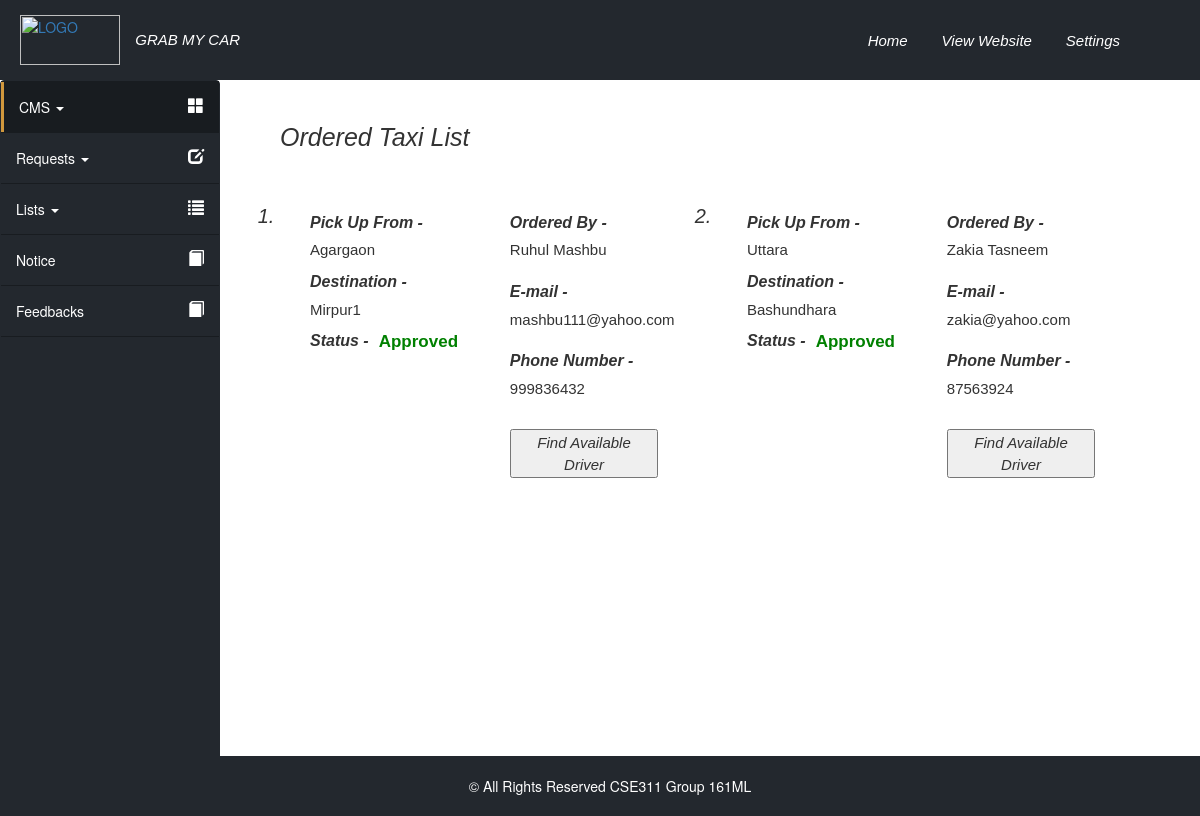
Screenshot of /index.php/admin/ordered_taxi with the database file from the repository.
### tables this page shows
CREATE TABLE IF NOT EXISTS `ordered_cab` (
  `key_id` int(11) NOT NULL,
  `member_id` int(11) NOT NULL,
  `starting_point` text NOT NULL,
  `destination` text NOT NULL,
  `email` text NOT NULL,
  `f_name` text NOT NULL,
  `l_name` text NOT NULL,
  `phone` text NOT NULL,
  `status` text NOT NULL
);

### application/controllers/Admin.php (called while the page is built, shortened)
<?php
class Admin extends CI_Controller {
	public function __construct()
	{
		$this->load->model('cms_model',"cms_m");
		$this->load->model('admin_model',"admin_m");
	}
	public function ordered_taxi()
	{
		$data['admin_content_view_name']='admin/lists/ordered-taxi';
		$this->load->view('admin/lists/admin_structure', $data);
	}
}

### index.php (called while the page is built, shortened)
<?php
require_once BASEPATH.'core/CodeIgniter.php';

### application/models/admin_model.php (called while the page is built, shortened)
<?php
class admin_model extends CI_Model {
       public function get_all_ordered_cab()
       {
            $query = $this->db->get('ordered_cab');
            return $query->result();
       }
}

### application/views/admin/lists/ordered-taxi.php (the view, shortened to what this page needs)
<div id="right-container">
	<h2>Ordered Taxi List</h2>
	<ol class="ordered-taxi">
	<?php
	foreach ($this->admin_m->get_all_ordered_cab() as $row)
	{
	?>
		<li>
			<div class="taxi-info-container">
				<section class="taxi-location-info">
					<label>Pick Up From -</label>
					<span><?php echo $row->starting_point;?></span>
					<label>Destination -</label>
					<span><?php echo $row->destination;?></span>
		            <label style="float:left;">Status -</label>
					<?php
					if($row->status == 'Pending')
					{
					?>
					<span style="float:left; margin-left:10px; color:red; font-size:17px; font-weight:bolder;"><?php echo $row->status;?></span>
					<button class="hide_button" onClick="location.href='<?php echo site_url('Admin/approve_cab/'.$row->key_id);?>'">Approve Order</button>
					<?php }
					elseif($row->status == 'Approved')
					{
					?>
					<span style="float:left; margin-left:10px; color:green; font-size:17px; font-weight:bolder;"><?php echo $row->status;?></span>
					<?php } ?>
				</section>
				<section class="taxi-passenger-info">
					<label>Ordered By -</label>
					<span><?php echo $row->f_name.' '.$row->l_name;?></span>
					<label>E-mail -</label>
					<span><?php echo $row->email;?></span>
					<label>Phone Number -</label>
					<span><?php echo $row->phone;?></span>
		            <button onClick="location.href='<?php echo site_url('Admin/drivers');?>'">Find Available Driver</button>
				</section>
			</div>
		</li>
		<?php } ?>
	</ol>
</div>

### css/bootsnipp-admin.css (style rules this page uses)
section { padding-left: 15px; }

### css/custom-style-admin.css (style rules this page uses)
body { margin: 0; padding: 0; }
#right-container { width: calc(100% - 220px); min-height: 576px; height: auto; float: right; padding-left: 5%; padding-top: 2%; margin-top: 80px; font-family: Georgia,sans-serif; font-style: italic; }
#right-container h2 { font-size: 25px; margin-bottom: 50px; text-transform: capitalize; }
ol.ordered-taxi { width: 95%; height: 300px; padding-left: 0; }
ol.ordered-taxi label { font-size: 16px; }
ol.ordered-taxi button { margin-top: 10px; font-size: 15px; }
ol.ordered-taxi li { width: 45%; margin-right: 5%; margin-bottom: 70px; height: auto; font-size: 20px; float: left; box-sizing:border-box; padding: 10px 15px; }
div.taxi-info-container { width: 100%; height: 200px; margin-right: 3%; }
section.taxi-location-info { width: 45%; height: 100%; float: left; }
section.taxi-passenger-info { width: 45%; height: 100%; float: right; }
section.taxi-location-info span { display: block; margin-bottom: 10px; font-family: sans-serif; font-style: normal; font-size: 15px; }
section.taxi-passenger-info span { display: block; margin-bottom: 20px; font-family: sans-serif; font-style: normal; font-size: 15px; }

### rows the page displays
ordered_cab: starting_point "Agargaon", destination "Mirpur1", status "Approved", f_name "Ruhul", l_name "Mashbu", email "mashbu111@yahoo.com", phone "999836432"
ordered_cab: starting_point "Uttara", destination "Bashundhara", status "Approved", f_name "Zakia", l_name "Tasneem", email "zakia@yahoo.com", phone "87563924"
